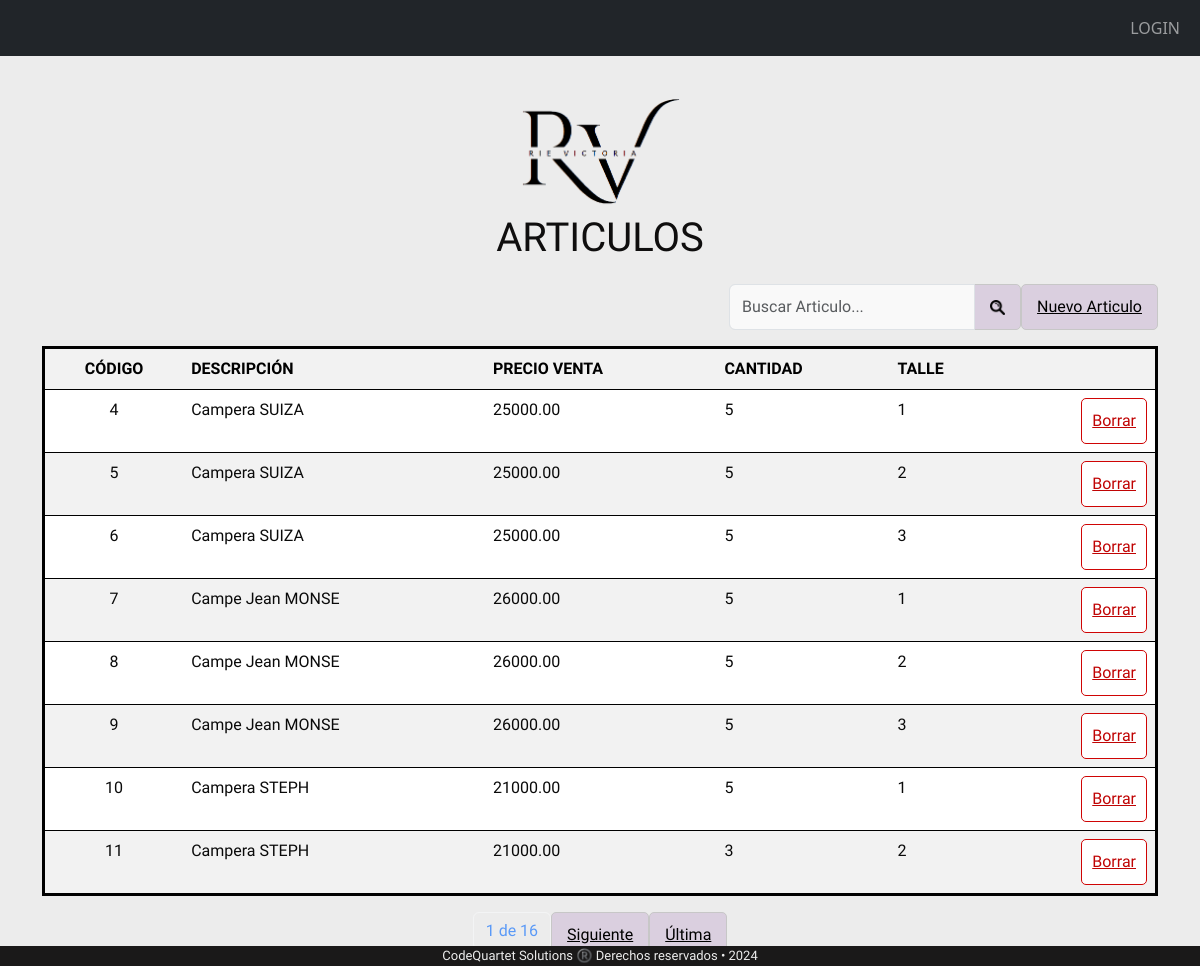
/tabla/, run on an earlier commit of the app's database.
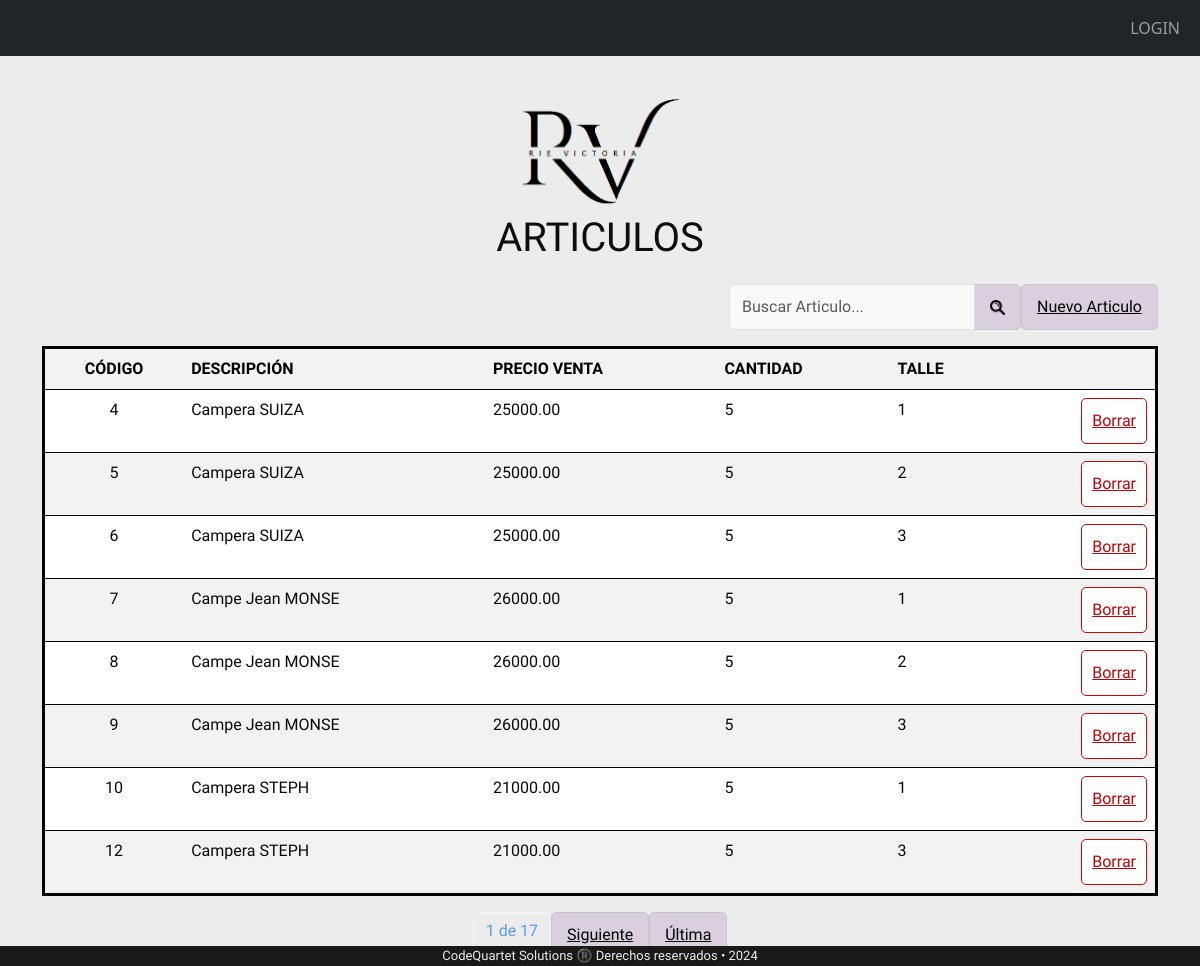
And on a later commit of the database.
### appRieVictoria/models.py (models this page shows, shortened)
class Articulos (models.Model):
    descripcion = models.CharField( max_length= 100,help_text= '')
    venta= models.DecimalField(max_digits=10, decimal_places=2)
    cantidad = models.BigIntegerField(help_text='')
    talle = models.CharField(max_length=3)
    ventas = models.ManyToManyField("Ventas" ,related_name='articulos_vendidos', through="ventaProd")
    tipoPrenda =models.ForeignKey("tipoPrenda", on_delete=models.CASCADE, default=1)

### appRieVictoria/views.py (the view)
# urls.py: path('tabla/', views.tabla.as_view(), name='tabla'),
class tabla(ListView):
    model = Articulos
    template_name = 'tabla.html'
    context_object_name = 'Articulos'
    paginate_by = 8
    def get_queryset(self):
        query = self.request.GET.get('q', '')
        articulos = Articulos.objects.filter(descripcion__icontains=query)
        return articulos
    def get_context_data(self, **kwargs):
        context = super().get_context_data(**kwargs)
        query = self.request.GET.get('q', '')
        context['query'] = query
        return context

### proyectoRieVictoria/templates/tabla.html (shortened to what this page needs)
{% extends "base.html" %}
{% block content %}
<div class= "letra">
<div class="nombreTablas">
    <div class="imagen-centrada">
        <img src="/static/img/RV3.png" alt="Imagen">
    </div>
    <p >ARTICULOS</p>
</div>
<div class="row">
    <div class="col d-flex justify-content-end mb-3">
        <form method="GET">
            <div class="input-group">
                <input type="text" class="form-control inputApagado " name="q" value="{{ query }}" placeholder="Buscar Articulo...">
                <button class="btn-customlupa" class="btn-customlupa:hover" type="submit"><img src="/static/img/search.png"  alt="Lupa de búsqueda" width="15" height="15" ></button>
            </div>
        </form>
    <a class="btn-customlupa" class="btn-customlupa:hover" href="/articulo/ArticulosNuevo{{ p.id}}">Nuevo Articulo</a></td>
    </div>
</div>
        <table style="border-style: solid; border-color: black;" class="table table-striped">
            <tr>
                <th class="centrado">CÓDIGO</th>
                <th >DESCRIPCIÓN</th>
                <th >PRECIO VENTA</th>
                <th >CANTIDAD</th>
                <th >TALLE</th>
                <th></th>
            </tr>
            {% for p in Articulos %}
                <tr onclick="window.location='/articulos/ArticulosModif/{{ p.id }}/'">
                    <td class="centrado"><a>{{ p.id }}</a></td>
                    <td>{{p.descripcion}}</td>
                    <td>{{p.venta}}</td>
                    <td>{{p.cantidad}}</td>
                    <td>{{p.talle}}</td>
                    <td>
                        <div class="d-flex justify-content-end ">
                            <a class="btn-customborr" class="btn-customborr:hover" href="/articulos/ArticulosBorrar/{{ p.id}}">Borrar</a>
                        </div>
                    </td>
                </tr>
                {% endfor %}
        </table>
        <div class="pagination justify-content-center">
            <span class="current-page btn btn-outline-light disabled text-primary mb-3">
                {{ page_obj.number }} de {{ page_obj.paginator.num_pages }}
            </span>
            {% if page_obj.has_next %}
                <a class="btn-customlupa" class="btn-customlupa:hover"href="?page={{ page_obj.next_page_number }}">
                    Siguiente
                </a>
                <a class="btn-customlupa" class="btn-customlupa:hover" href="?page={{ page_obj.paginator.num_pages }}">
                    Última
                </a>
            {% endif %}
        </div>
    </div>
{% endblock %}

What changed in the data, as far as the page shows it:
removed Articulos: id "11", descripcion "Campera STEPH", venta "21000.00", cantidad "3", talle "2"
now on this page (row unchanged): Articulos: id "12", descripcion "Campera STEPH", venta "21000.00", cantidad "5", talle "3"
Also different on the page:
{{ page_obj.paginator.num_pages }}: "16" → "17"
